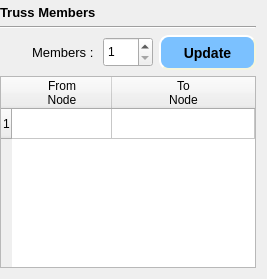
         <widget class="QWidget" name="page_member">
          <layout class="QGridLayout" name="gridLayout_4">
           <property name="leftMargin">
            <number>0</number>
           </property>
           <property name="topMargin">
            <number>5</number>
           </property>
           <item row="1" column="0" colspan="3">
            <widget class="Line" name="line_2">
             <property name="orientation">
              <enum>Qt::Horizontal</enum>
             </property>
            </widget>
           </item>
           <item row="0" column="0">
            <widget class="QLabel" name="label_3">
             <property name="font">
              <font>
               <pointsize>10</pointsize>
               <weight>75</weight>
               <bold>true</bold>
              </font>
             </property>
             <property name="text">
              <string>Truss Members</string>
             </property>
            </widget>
           </item>
           <item row="2" column="1">
            <widget class="QSpinBox" name="spinBox_members">
             <property name="minimumSize">
              <size>
               <width>0</width>
               <height>30</height>
              </size>
             </property>
             <property name="maximumSize">
              <size>
               <width>50</width>
               <height>16777215</height>
              </size>
             </property>
             <property name="minimum">
              <number>1</number>
             </property>
             <property name="value">
              <number>1</number>
             </property>
            </widget>
           </item>
           <item row="2" column="0">
            <widget class="QLabel" name="label_4">
             <property name="font">
              <font>
               <pointsize>10</pointsize>
              </font>
             </property>
             <property name="text">
              <string>Members : </string>
             </property>
             <property name="alignment">
              <set>Qt::AlignRight|Qt::AlignTrailing|Qt::AlignVCenter</set>
             </property>
            </widget>
           </item>
           <item row="2" column="2">
            <widget class="QPushButton" name="update_members">
             <property name="minimumSize">
              <size>
               <width>23</width>
               <height>35</height>
              </size>
             </property>
             <property name="cursor">
              <cursorShape>PointingHandCursor</cursorShape>
             </property>
             <property name="styleSheet">
              <string notr="true">QPushButton {
	background-color: rgb(123, 193, 255);
    border-style: outset;
    border-width: 2px;
    border-radius: 10px;
    border-color: beige;
    font: bold 14px;
    min-width: 1em;
    padding: 1px;
}
QPushButton:hover {
	background-color: rgb(85, 162, 255);
    border-style: inset;
}
</string>
             </property>
             <property name="text">
              <string>Update</string>
             </property>
            </widget>
           </item>
           <item row="3" column="0" colspan="3">
            <widget class="QTableWidget" name="tableWidget_members">
             <property name="alternatingRowColors">
              <bool>true</bool>
             </property>
             <attribute name="horizontalHeaderStretchLastSection">
              <bool>true</bool>
             </attribute>
             <row>
              <property name="text">
               <string>1</string>
              </property>
             </row>
             <column>
              <property name="text">
               <string>From 
Node</string>
              </property>
              <property name="background">
               <color>
                <red>85</red>
                <green>255</green>
                <blue>127</blue>
               </color>
              </property>
             </column>
             <column>
              <property name="text">
               <string>To 
Node</string>
              </property>
              <property name="background">
               <color>
                <red>255</red>
                <green>85</green>
                <blue>0</blue>
               </color>
              </property>
             </column>
             <item row="0" column="0">
              <property name="text">
               <string/>
              </property>
              <property name="textAlignment">
               <set>AlignLeading|AlignVCenter</set>
              </property>
             </item>
             <item row="0" column="1">
              <property name="text">
               <string/>
              </property>
             </item>
            </widget>
           </item>
          </layout>
         </widget>
